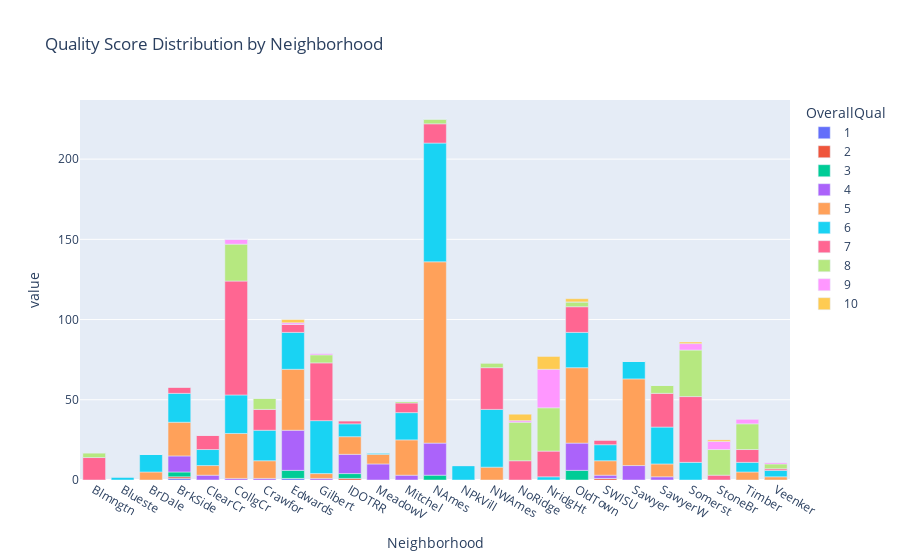

The code cell stored with this chart in its notebook:
### Markdown cell above
> pip install plotly  --> gives interactive plots

### Code cell
import plotly.express as px

fig = px.bar(data_frame=CT_qual, color='OverallQual', title='Quality Score Distribution by Neighborhood')
fig.show()    # we have to use this for plotly to see the plot

### Figure 1 — Plotly figure (JSON) as saved in the notebook; plotly's stock layout.template omitted (floating-point values rounded to 4 significant figures)
{"data": [{"hovertemplate": "OverallQual=1<br>Neighborhood=%{x}<br>value=%{y}<extra></extra>", "legendgroup": "1", "marker": {"color": "#636efa", "pattern": {"shape": ""}}, "name": "1", "orientation": "v", "showlegend": true, "textposition": "auto", "type": "bar", "x": ["Blmngtn", "Blueste", "BrDale", "BrkSide", "ClearCr", "CollgCr", "Crawfor", "Edwards", "Gilbert", "IDOTRR", "MeadowV", "Mitchel", "NAmes", "NPkVill", "NWAmes", "NoRidge", "NridgHt", "OldTown", "SWISU", "Sawyer", "SawyerW", "Somerst", "StoneBr", "Timber", "Veenker"], "xaxis": "x", "y": [0, 0, 0, 1, 0, 0, 0, 1, 0, 0, 0, 0, 0, 0, 0, 0, 0, 0, 0, 0, 0, 0, 0, 0, 0], "yaxis": "y"}, {"hovertemplate": "OverallQual=2<br>Neighborhood=%{x}<br>value=%{y}<extra></extra>", "legendgroup": "2", "marker": {"color": "#EF553B", "pattern": {"shape": ""}}, "name": "2", "orientation": "v", "showlegend": true, "textposition": "auto", "type": "bar", "x": ["Blmngtn", "Blueste", "BrDale", "BrkSide", "ClearCr", "CollgCr", "Crawfor", "Edwards", "Gilbert", "IDOTRR", "MeadowV", "Mitchel", "NAmes", "NPkVill", "NWAmes", "NoRidge", "NridgHt", "OldTown", "SWISU", "Sawyer", "SawyerW", "Somerst", "StoneBr", "Timber", "Veenker"], "xaxis": "x", "y": [0, 0, 0, 1, 0, 0, 0, 0, 0, 1, 0, 0, 0, 0, 0, 0, 0, 0, 1, 0, 0, 0, 0, 0, 0], "yaxis": "y"}, {"hovertemplate": "OverallQual=3<br>Neighborhood=%{x}<br>value=%{y}<extra></extra>", "legendgroup": "3", "marker": {"color": "#00cc96", "pattern": {"shape": ""}}, "name": "3", "orientation": "v", "showlegend": true, "textposition": "auto", "type": "bar", "x": ["Blmngtn", "Blueste", "BrDale", "BrkSide", "ClearCr", "CollgCr", "Crawfor", "Edwards", "Gilbert", "IDOTRR", "MeadowV", "Mitchel", "NAmes", "NPkVill", "NWAmes", "NoRidge", "NridgHt", "OldTown", "SWISU", "Sawyer", "SawyerW", "Somerst", "StoneBr", "Timber", "Veenker"], "xaxis": "x", "y": [0, 0, 0, 3, 0, 0, 0, 5, 0, 3, 0, 0, 3, 0, 0, 0, 0, 6, 0, 0, 0, 0, 0, 0, 0], "yaxis": "y"}, {"hovertemplate": "OverallQual=4<br>Neighborhood=%{x}<br>value=%{y}<extra></extra>", "legendgroup": "4", "marker": {"color": "#ab63fa", "pattern": {"shape": ""}}, "name": "4", "orientation": "v", "showlegend": true, "textposition": "auto", "type": "bar", "x": ["Blmngtn", "Blueste", "BrDale", "BrkSide", "ClearCr", "CollgCr", "Crawfor", "Edwards", "Gilbert", "IDOTRR", "MeadowV", "Mitchel", "NAmes", "NPkVill", "NWAmes", "NoRidge", "NridgHt", "OldTown", "SWISU", "Sawyer", "SawyerW", "Somerst", "StoneBr", "Timber", "Veenker"], "xaxis": "x", "y": [0, 0, 0, 10, 3, 1, 1, 25, 1, 12, 10, 3, 20, 0, 0, 0, 0, 17, 2, 9, 2, 0, 0, 0, 0], "yaxis": "y"}, {"hovertemplate": "OverallQual=5<br>Neighborhood=%{x}<br>value=%{y}<extra></extra>", "legendgroup": "5", "marker": {"color": "#FFA15A", "pattern": {"shape": ""}}, "name": "5", "orientation": "v", "showlegend": true, "textposition": "auto", "type": "bar", "x": ["Blmngtn", "Blueste", "BrDale", "BrkSide", "ClearCr", "CollgCr", "Crawfor", "Edwards", "Gilbert", "IDOTRR", "MeadowV", "Mitchel", "NAmes", "NPkVill", "NWAmes", "NoRidge", "NridgHt", "OldTown", "SWISU", "Sawyer", "SawyerW", "Somerst", "StoneBr", "Timber", "Veenker"], "xaxis": "x", "y": [0, 0, 5, 21, 6, 28, 11, 38, 3, 11, 6, 22, 113, 0, 8, 0, 0, 47, 9, 54, 8, 0, 0, 5, 2], "yaxis": "y"}, {"hovertemplate": "OverallQual=6<br>Neighborhood=%{x}<br>value=%{y}<extra></extra>", "legendgroup": "6", "marker": {"color": "#19d3f3", "pattern": {"shape": ""}}, "name": "6", "orientation": "v", "showlegend": true, "textposition": "auto", "type": "bar", "x": ["Blmngtn", "Blueste", "BrDale", "BrkSide", "ClearCr", "CollgCr", "Crawfor", "Edwards", "Gilbert", "IDOTRR", "MeadowV", "Mitchel", "NAmes", "NPkVill", "NWAmes", "NoRidge", "NridgHt", "OldTown", "SWISU", "Sawyer", "SawyerW", "Somerst", "StoneBr", "Timber", "Veenker"], "xaxis": "x", "y": [0, 2, 11, 18, 10, 24, 19, 23, 33, 8, 1, 17, 74, 9, 36, 0, 2, 22, 10, 11, 23, 11, 0, 6, 4], "yaxis": "y"}, {"hovertemplate": "OverallQual=7<br>Neighborhood=%{x}<br>value=%{y}<extra></extra>", "legendgroup": "7", "marker": {"color": "#FF6692", "pattern": {"shape": ""}}, "name": "7", "orientation": "v", "showlegend": true, "textposition": "auto", "type": "bar", "x": ["Blmngtn", "Blueste", "BrDale", "BrkSide", "ClearCr", "CollgCr", "Crawfor", "Edwards", "Gilbert", "IDOTRR", "MeadowV", "Mitchel", "NAmes", "NPkVill", "NWAmes", "NoRidge", "NridgHt", "OldTown", "SWISU", "Sawyer", "SawyerW", "Somerst", "StoneBr", "Timber", "Veenker"], "xaxis": "x", "y": [14, 0, 0, 4, 9, 71, 13, 5, 36, 2, 0, 6, 12, 0, 26, 12, 16, 16, 3, 0, 21, 41, 3, 8, 1], "yaxis": "y"}, {"hovertemplate": "OverallQual=8<br>Neighborhood=%{x}<br>value=%{y}<extra></extra>", "legendgroup": "8", "marker": {"color": "#B6E880", "pattern": {"shape": ""}}, "name": "8", "orientation": "v", "showlegend": true, "textposition": "auto", "type": "bar", "x": ["Blmngtn", "Blueste", "BrDale", "BrkSide", "ClearCr", "CollgCr", "Crawfor", "Edwards", "Gilbert", "IDOTRR", "MeadowV", "Mitchel", "NAmes", "NPkVill", "NWAmes", "NoRidge", "NridgHt", "OldTown", "SWISU", "Sawyer", "SawyerW", "Somerst", "StoneBr", "Timber", "Veenker"], "xaxis": "x", "y": [3, 0, 0, 0, 0, 23, 7, 0, 5, 0, 0, 1, 3, 0, 3, 24, 27, 3, 0, 0, 5, 29, 16, 16, 3], "yaxis": "y"}, {"hovertemplate": "OverallQual=9<br>Neighborhood=%{x}<br>value=%{y}<extra></extra>", "legendgroup": "9", "marker": {"color": "#FF97FF", "pattern": {"shape": ""}}, "name": "9", "orientation": "v", "showlegend": true, "textposition": "auto", "type": "bar", "x": ["Blmngtn", "Blueste", "BrDale", "BrkSide", "ClearCr", "CollgCr", "Crawfor", "Edwards", "Gilbert", "IDOTRR", "MeadowV", "Mitchel", "NAmes", "NPkVill", "NWAmes", "NoRidge", "NridgHt", "OldTown", "SWISU", "Sawyer", "SawyerW", "Somerst", "StoneBr", "Timber", "Veenker"], "xaxis": "x", "y": [0, 0, 0, 0, 0, 3, 0, 1, 1, 0, 0, 0, 0, 0, 0, 1, 24, 0, 0, 0, 0, 4, 5, 3, 1], "yaxis": "y"}, {"hovertemplate": "OverallQual=10<br>Neighborhood=%{x}<br>value=%{y}<extra></extra>", "legendgroup": "10", "marker": {"color": "#FECB52", "pattern": {"shape": ""}}, "name": "10", "orientation": "v", "showlegend": true, "textposition": "auto", "type": "bar", "x": ["Blmngtn", "Blueste", "BrDale", "BrkSide", "ClearCr", "CollgCr", "Crawfor", "Edwards", "Gilbert", "IDOTRR", "MeadowV", "Mitchel", "NAmes", "NPkVill", "NWAmes", "NoRidge", "NridgHt", "OldTown", "SWISU", "Sawyer", "SawyerW", "Somerst", "StoneBr", "Timber", "Veenker"], "xaxis": "x", "y": [0, 0, 0, 0, 0, 0, 0, 2, 0, 0, 0, 0, 0, 0, 0, 4, 8, 2, 0, 0, 0, 1, 1, 0, 0], "yaxis": "y"}], "layout": {"barmode": "relative", "legend": {"title": {"text": "OverallQual"}, "tracegroupgap": 0}, "title": {"text": "Quality Score Distribution by Neighborhood"}, "xaxis": {"anchor": "y", "domain": [0, 1], "title": {"text": "Neighborhood"}}, "yaxis": {"anchor": "x", "domain": [0, 1], "title": {"text": "value"}}}}
